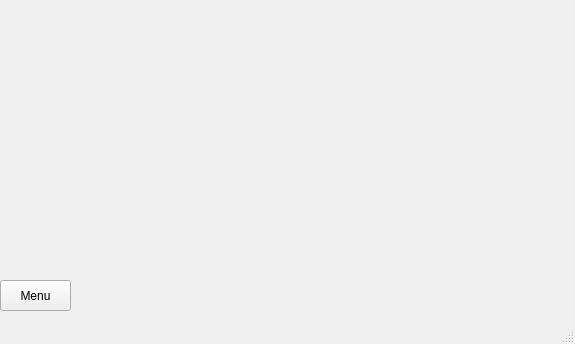
<?xml version="1.0" encoding="UTF-8"?>
<ui version="4.0">
 <class>MainWindow</class>
 <widget class="QMainWindow" name="MainWindow">
  <property name="geometry">
   <rect>
    <x>0</x>
    <y>0</y>
    <width>575</width>
    <height>344</height>
   </rect>
  </property>
  <property name="sizePolicy">
   <sizepolicy hsizetype="Preferred" vsizetype="Preferred">
    <horstretch>0</horstretch>
    <verstretch>0</verstretch>
   </sizepolicy>
  </property>
  <property name="windowTitle">
   <string>MainWindow</string>
  </property>
  <widget class="QWidget" name="centralWidget">
   <widget class="QToolButton" name="toolButton">
    <property name="geometry">
     <rect>
      <x>0</x>
      <y>280</y>
      <width>71</width>
      <height>31</height>
     </rect>
    </property>
    <property name="text">
     <string>Menu</string>
    </property>
   </widget>
  </widget>
  <widget class="QStatusBar" name="statusBar"/>
 </widget>
 <layoutdefault spacing="6" margin="11"/>
 <resources/>
 <connections/>
</ui>
